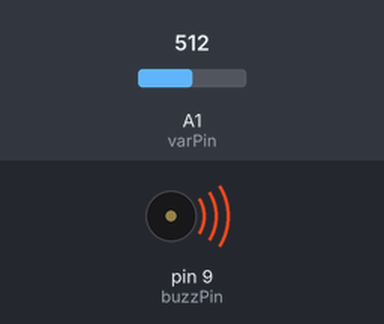
The sketch below on a simulated Arduino Uno, built with avr-gcc and run on an emulated ATmega328P. Shown: buzzer (waves = sounding). Inputs (shaded band) come from the test bench; at power-on: A1 (varPin) = 512. What the sketch prints to the serial monitor is not drawn.

Above: at 0.1 s.
Timing chart, 0 to 1.6 s (numbered marks = the images above):
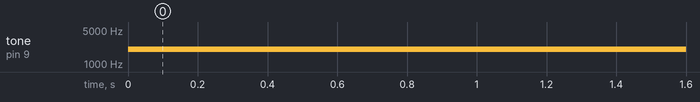

The sketch:

_7_buzz.ino
```cpp
/*
 * Author Davide Fossacecchi
 * a sketch that uses the map function to get a light signal input
 * and converting it into a sound
 */
const int buzzPin = 9;
const int varPin = A1;

int potVal = 0;
int nota = 0;

void setup(){
  Serial.begin(9600);
  pinMode(buzzPin, OUTPUT);
}

void loop(){
  potVal = analogRead(varPin);
  Serial.println(potVal);
  nota = map(potVal, 0, 1023, 50, 4000);
  tone(buzzPin, nota, 20);
}
```

Measured:
- by itself, tone on pin 9 (buzzPin): silent → 2026 Hz at 0.00 s
